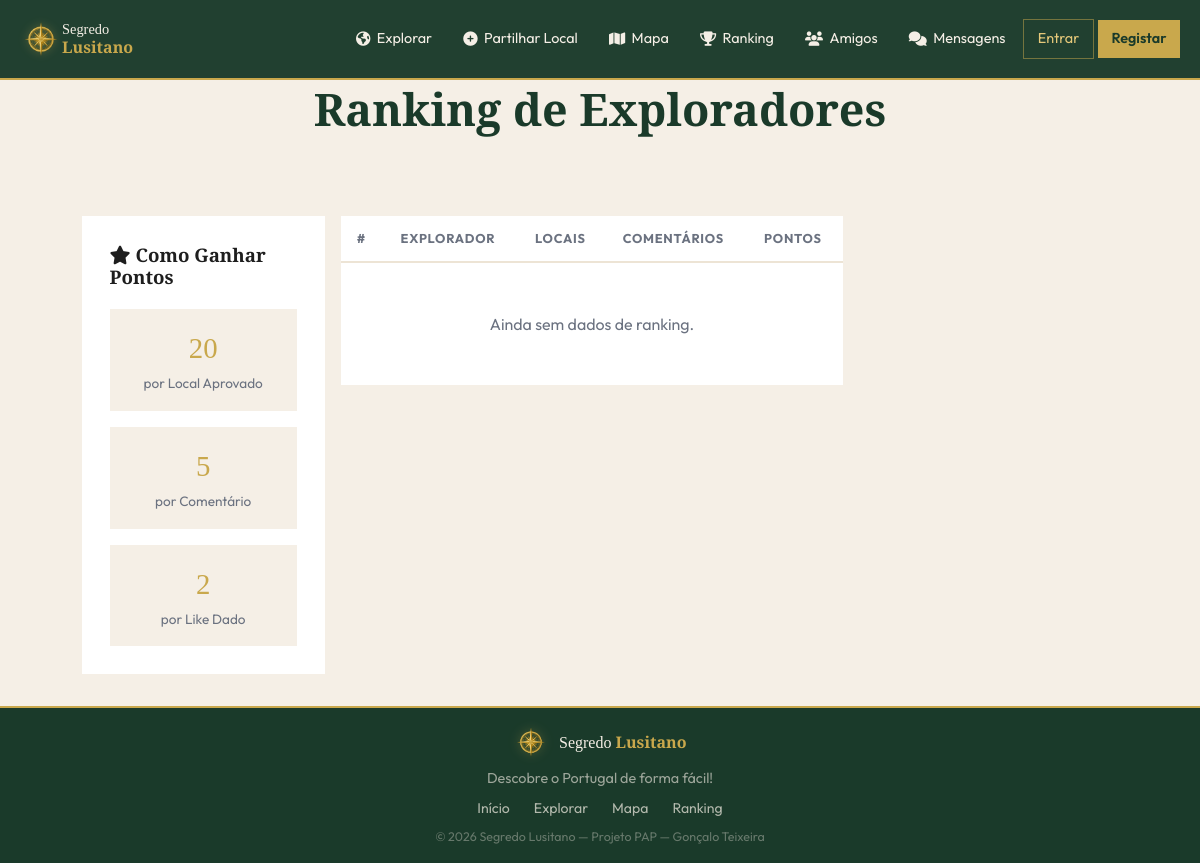
/pages/ranking.php, run on an earlier commit of the app's database.
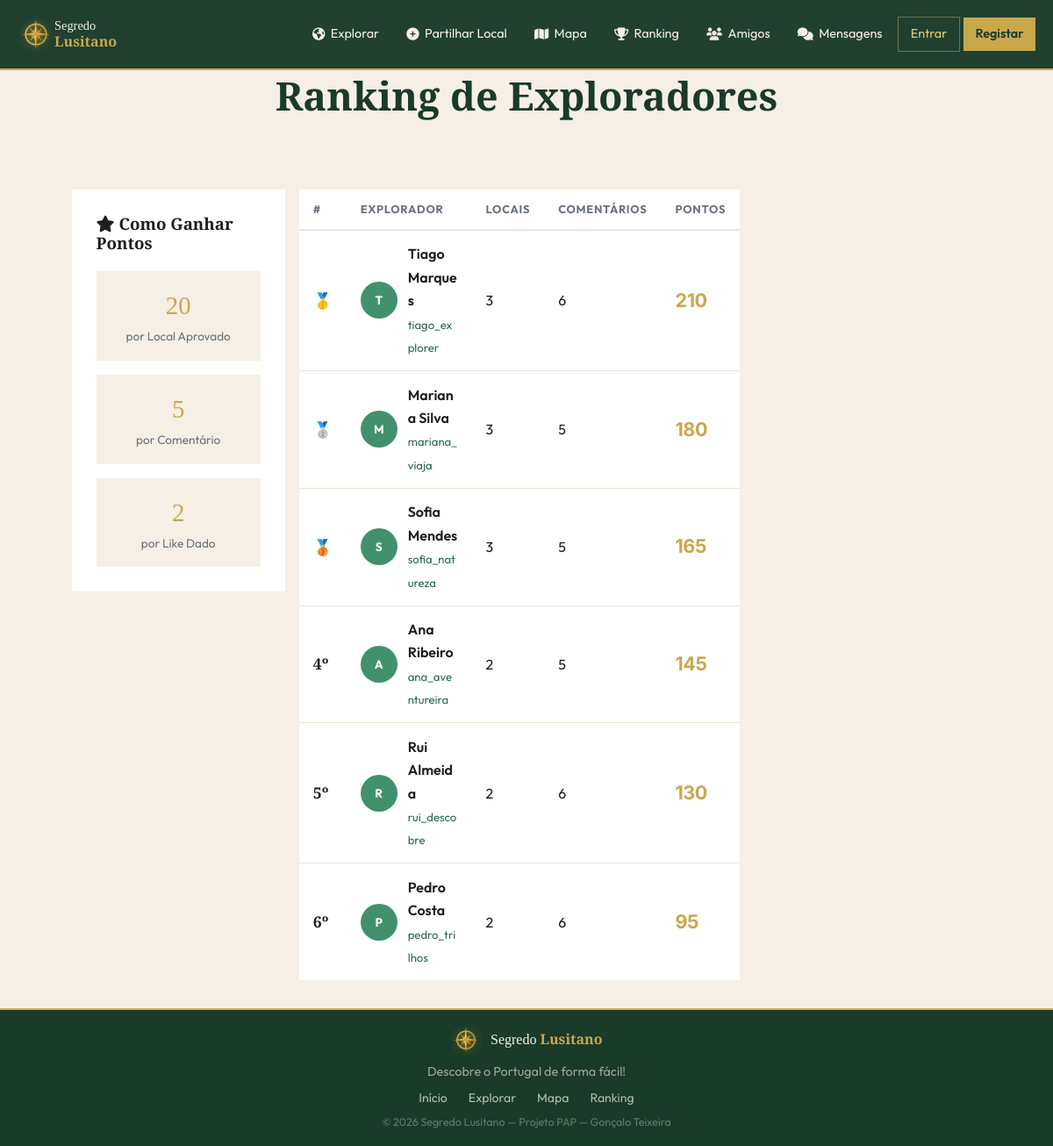
And on a later commit of the database.
### tables this page shows
CREATE TABLE utilizadores (
    id INT AUTO_INCREMENT PRIMARY KEY,
    nome VARCHAR(100) NOT NULL,
    username VARCHAR(50) NOT NULL UNIQUE,
    email VARCHAR(150) NOT NULL UNIQUE,
    password VARCHAR(255) NOT NULL,
    avatar VARCHAR(255) DEFAULT NULL,
    bio TEXT DEFAULT NULL,
    pontos INT DEFAULT 0,
    role ENUM('user','admin', '[deleted]') DEFAULT 'user',
    ativo TINYINT(1) DEFAULT 1,
    verificado TINYINT(1) DEFAULT 0,
    privado TINYINT(1) DEFAULT 0,
    tipo_auth ENUM('email','google','github') DEFAULT 'email',
    criado_em DATETIME DEFAULT CURRENT_TIMESTAMP
);

### includes/auth.php (called while the page is built, shortened)
<?php
require_once __DIR__ . '/config.php';
function auth_user(): ?array {
    if (!isset($_SESSION['user_id'])) return null;
    $st = db()->prepare('SELECT * FROM utilizadores WHERE id = ? AND ativo = 1');
    $st->execute([$_SESSION['user_id']]);
    $cache = $st->fetch() ?: null;
    return $cache;
}
function h(string $s): string {
    return htmlspecialchars($s, ENT_QUOTES, 'UTF-8');
}

### includes/config.php (called while the page is built, shortened)
<?php
function db(): PDO {
    static $pdo = null;
    if ($pdo === null) {
        $dsn = 'mysql:host=' . DB_HOST . ';dbname=' . DB_NAME . ';charset=utf8mb4';
        $options = [
            PDO::ATTR_ERRMODE            => PDO::ERRMODE_EXCEPTION,
            PDO::ATTR_DEFAULT_FETCH_MODE => PDO::FETCH_ASSOC,
            PDO::ATTR_EMULATE_PREPARES   => false,
        ];
        $pdo = new PDO($dsn, DB_USER, DB_PASS, $options);
    }
    return $pdo;
}

### includes/functions.php (called while the page is built, shortened)
<?php
require_once __DIR__ . '/config.php';
require_once __DIR__ . '/auth.php';
function get_ranking(int $limite = 10): array {
    $st = db()->prepare(
        'SELECT u.id, u.username, u.nome, u.avatar, u.pontos,
                (SELECT COUNT(*) FROM locais WHERE utilizador_id = u.id AND estado = "aprovado") AS total_locais,
                (SELECT COUNT(*) FROM comentarios WHERE utilizador_id = u.id) AS total_comentarios
         FROM utilizadores u WHERE u.ativo = 1 AND u.role = "user" AND u.pontos > 0
         ORDER BY u.pontos DESC LIMIT ?'
    );
    $st->execute([$limite]);
    return $st->fetchAll();
}

### pages/ranking.php (the view, shortened to what this page needs)
<?php
require_once dirname(__DIR__) . '/includes/functions.php';
$ranking    = get_ranking(50);
include dirname(__DIR__) . '/includes/header.php';
?>
<div class="page-content">
<section class="section">
  <div class="container" style="max-width:90%;">
    <div class="section-header">
      <h2>Ranking de Exploradores</h2>
    </div>
    <div>
      <div class="row">
        <div class="col-12 col-lg-3">
          <div style="background:var(--branco); border-radius:var(--radius-lg); padding:1.75rem; margin-top:2rem;">
            <h3 style="margin-bottom:1.25rem;"><i class="fas fa-star"></i> Como Ganhar Pontos</h3>
            <div style="display:flex; flex-direction:column; gap:1rem;">
              <div style="padding:1rem; background:var(--creme); border-radius:var(--radius); text-align:center;">
                <div style="font-size:1.8rem; color:var(--dourado); font-family:'Playfair Display',serif;"><?= PONTOS_LOCAL ?></div>
                <div style="font-size:.85rem; color:var(--texto-muted);">por Local Aprovado</div>
              </div>
              <div style="padding:1rem; background:var(--creme); border-radius:var(--radius); text-align:center;">
                <div style="font-size:1.8rem; color:var(--dourado); font-family:'Playfair Display',serif;"><?= PONTOS_COMENTARIO ?></div>
                <div style="font-size:.85rem; color:var(--texto-muted);">por Comentário</div>
              </div>
              <div style="padding:1rem; background:var(--creme); border-radius:var(--radius); text-align:center;">
                <div style="font-size:1.8rem; color:var(--dourado); font-family:'Playfair Display',serif;"><?= PONTOS_LIKE ?></div>
                <div style="font-size:.85rem; color:var(--texto-muted);">por Like Dado</div>
              </div>
            </div>
          </div>
        </div>
        <div class="col-12 col-lg-6">
          <div style="background:var(--branco); border-radius:var(--radius-lg); overflow:hidden; margin-top:2rem; margin-left:auto; margin-right:auto;">
            <table class="ranking-table">
              <thead>
                <tr>
                  <th>#</th>
                  <th>Explorador</th>
                  <th>Locais</th>
                  <th>Comentários</th>
                  <th>Pontos</th>
                </tr>
              </thead>
              <tbody>
                <?php foreach ($ranking as $i => $u): ?>
                <tr>
                  <td>
                    <span class="rank-pos rank-<?= $i+1 <= 3 ? ($i+1) : '' ?>">
                      <?php if ($i === 0): ?>🥇
                      <?php elseif ($i === 1): ?>🥈
                      <?php elseif ($i === 2): ?>🥉
                      <?php else: echo ($i+1) . 'º'; ?>
                      <?php endif; ?>
                    </span>
                  </td>
                  <td>
                    <div class="rank-user">
                      <div class="rank-avatar">
                        <?php if (!empty($u['avatar'])): ?>
                          <img src="<?= SITE_URL ?>/uploads/locais/<?= h($u['avatar']) ?>" alt="<?= h($u['nome']) ?>">
                        <?php else: ?>
                          <?= mb_strtoupper(mb_substr($u['username'],0,1)) ?>
                        <?php endif; ?>
                      </div>
                      <div class="rank-user-info">
                        <div style="font-weight:600;"><?= h($u['nome']) ?></div>
                        <a href="<?= SITE_URL ?>/pages/perfil.php?id=<?= $u['id'] ?>"
                          style="color:var(--verde); font-size:.82rem;"><?= h($u['username']) ?></a>
                      </div>
                    </div>
                  </td>
                  <td><?= (int)$u['total_locais'] ?></td>
                  <td><?= (int)$u['total_comentarios'] ?></td>
                  <td><span class="rank-pontos"><?= number_format($u['pontos']) ?></span></td>
                </tr>
                <?php endforeach; ?>
                <?php if (!$ranking): ?>
                <tr><td colspan="5" style="text-align:center; color:var(--texto-muted); padding:3rem;">Ainda sem dados de ranking.</td></tr>
                <?php endif; ?>
              </tbody>
            </table>
          </div>
        </div>
        <div class="col-12 col-lg-3"></div>
      </div>
    </div>
  </div>
</section>
</div>
<?php include dirname(__DIR__) . '/includes/footer.php'; ?>

### includes/header.php (shortened to what this page needs)
<?php
require_once dirname(__DIR__) . '/includes/auth.php';
$user = auth_user();
?>
<!DOCTYPE html>
<html lang="pt">
<head>
<link rel="stylesheet" href="https://cdnjs.cloudflare.com/ajax/libs/font-awesome/6.5.0/css/all.min.css">
<link rel="stylesheet" href="https://unpkg.com/leaflet@1.9.4/dist/leaflet.css">
<link rel="stylesheet" href="<?= SITE_URL ?>/assets/css/bootstrap.min.css?v=<?= filemtime(dirname(__DIR__).'/assets/css/bootstrap.min.css') ?>">
<link rel="stylesheet" href="<?= SITE_URL ?>/assets/css/style.css?v=<?= filemtime(dirname(__DIR__).'/assets/css/style.css') ?>">
</head>
<body>
<nav class="navbar" id="navbar">
  <div class="nav-inner">
    <a href="<?= SITE_URL ?>/index.php" class="nav-logo">
      <img src="<?= SITE_URL ?>/assets/images/logo_icon.png" alt="Segredo Lusitano" class="nav-logo-img" style="height:42px;width:42px;max-height:42px;max-width:42px;object-fit:contain;display:block;">
      <span style="font-family:'Playfair Display',serif;color:var(--creme);line-height:1.2;font-size:.9rem;">Segredo<br><strong style="color:var(--dourado);font-size:1rem;">Lusitano</strong></span>
    </a>
    <ul class="nav-links" id="nav-links">
      <li><a href="<?= SITE_URL ?>/pages/explorar.php"><i class="fa-solid fa-earth-americas"></i> Explorar</a></li>
      <li><a href="<?= SITE_URL ?>/pages/local_novo.php"><i class="fas fa-plus-circle"></i> Partilhar Local</a></li>
      <li><a href="<?= SITE_URL ?>/pages/mapa.php"><i class="fas fa-map"></i> Mapa</a></li>
      <li><a href="<?= SITE_URL ?>/pages/ranking.php"><i class="fas fa-trophy"></i> Ranking</a></li>
      <li><a href="<?= $user ? SITE_URL . '/pages/feed.php' : SITE_URL . '/pages/login.php' ?>"><i class="fas fa-users"></i> Amigos</a></li>
      <li>
        <a href="<?= $user ? SITE_URL . '/pages/mensagens.php' : SITE_URL . '/pages/login.php' ?>" style="position:relative;">
          <i class="fas fa-comments"></i> Mensagens
        </a>
      </li>
      <?php if ($user): ?>
        <?php if (is_admin()): ?>
        <li><a href="<?= SITE_URL ?>/admin/index.php"><i class="fas fa-shield-alt"></i> Administração</a></li>
        <?php endif; ?>
        <li>
          <a href="<?= SITE_URL ?>/pages/perfil.php" class="nav-profile-link">
            <?php if ($user['avatar']): ?>
              <img src="<?= SITE_URL ?>/uploads/locais/<?= h($user['avatar']) ?>" alt="" class="nav-avatar">
            <?php else: ?>
              <span class="nav-avatar-placeholder"><?= mb_strtoupper(mb_substr($user['username'],0,1)) ?></span>
            <?php endif; ?>
            <?= h($user['username']) ?>
          </a>
        </li>
        <li>
          <a href="<?= SITE_URL ?>/pages/logout.php" class="btn-nav-sair">
            <i class="fas fa-sign-out-alt"></i> Sair
          </a>
        </li>
      <?php else: ?>
        <li><a href="<?= SITE_URL ?>/pages/login.php" class="btn-nav-login">Entrar</a></li>
        <li><a href="<?= SITE_URL ?>/pages/registo.php" class="btn-nav-register">Registar</a></li>
      <?php endif; ?>
    </ul>
  </div>
</nav>

### includes/footer.php (shortened to what this page needs)
<footer class="site-footer">
  <div class="footer-inner">
    <div class="footer-brand">
      <img src="<?= SITE_URL ?>/assets/images/logo_icon.png" alt="Segredo Lusitano" style="height:36px;width:36px;object-fit:contain;filter:drop-shadow(0 0 6px rgba(201,168,76,.4));">
      <span style="font-family:'Playfair Display',serif;color:var(--creme);font-size:1rem;">Segredo <strong style="color:var(--dourado);">Lusitano</strong></span>
    </div>
    <p class="footer-tagline">Descobre o Portugal de forma fácil!</p>
    <nav class="footer-links">
      <a href="<?= SITE_URL ?>/index.php">Início</a>
      <a href="<?= SITE_URL ?>/pages/explorar.php">Explorar</a>
      <a href="<?= SITE_URL ?>/pages/mapa.php">Mapa</a>
      <a href="<?= SITE_URL ?>/pages/ranking.php">Ranking</a>
    </nav>
    <p class="footer-copy">&copy; <?= date('Y') ?> Segredo Lusitano &mdash; Projeto PAP &mdash; Gonçalo Teixeira</p>
  </div>
</footer>
</body>
</html>

What changed in the data, as far as the page shows it:
added utilizadores: username "T", nome "Tiago Marques", username "tiago_explorer", total_locais "3", total_comentarios "6", pontos "210"
added utilizadores: username "M", nome "Mariana Silva", username "mariana_viaja", total_locais "3", total_comentarios "5", pontos "180"
added utilizadores: username "S", nome "Sofia Mendes", username "sofia_natureza", total_locais "3", total_comentarios "5", pontos "165"
added utilizadores: username "A", nome "Ana Ribeiro", username "ana_aventureira", total_locais "2", total_comentarios "5", pontos "145"
added utilizadores: username "R", nome "Rui Almeida", username "rui_descobre", total_locais "2", total_comentarios "6", pontos "130"
added utilizadores: username "P", nome "Pedro Costa", username "pedro_trilhos", total_locais "2", total_comentarios "6", pontos "95"
Also different on the page:
text no longer shown: "Ainda sem dados de ranking."
